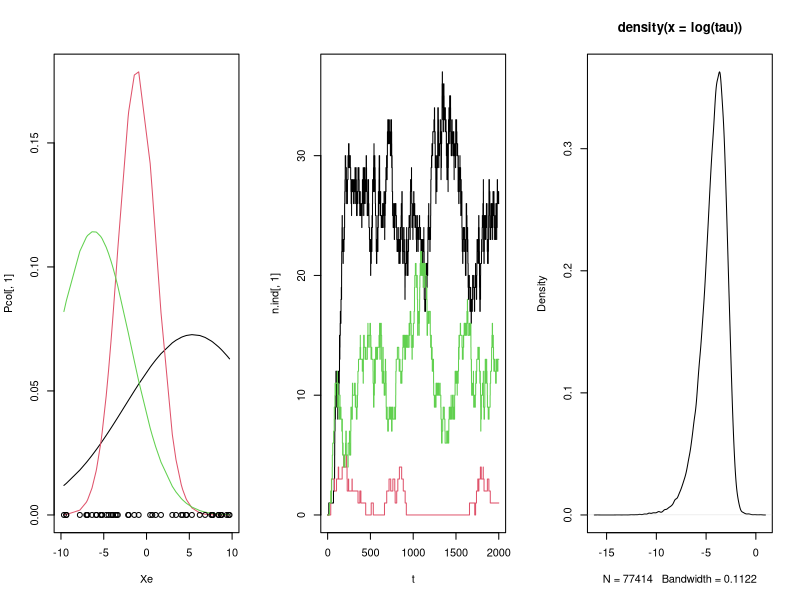

The R source for this figure:
# plants on grid, reproduce with rate r, die rate d
rm(list=ls())
r <- 1 # reproductive rate
d <- .01 # death rate
c <- .01 # colonization rate for empty cells
cells <- 50 # number of habitat patches

# establish environmental conditions for each cell
Emin <- -10
Emax <- 10
Xe <- sort(runif(cells, Emin, Emax))

H <- 3 # number of host species
sig.h <- runif(H, 1, 10) # host niche breadth
ERmin <- Emin
ERmax <- Emax
mu.h <- runif(H, ERmin, ERmax) # host optima
sigma.h <- rep(sig.h, H) # runif(P, 1, 10) # parasite niche width

# calculate host Z
hZ <- rep(NA, H)
for (i in 1:H){
  integrand <- function(Xe) {
    exp(-((Xe - mu.h[i]) ^ 2) / (2 * sigma.h[i] ^ 2))
  }
  res <- integrate(integrand, lower=ERmin, upper=ERmax)
  hZ[i] <- 1 / res$value
}

# host probability of establishment
Pcol <- array(dim=c(cells, H))
for (i in 1:H){
  for (j in 1:cells){
    Pcol[j, i] <- hZ[i] * exp(-((Xe[j] - mu.h[i]) ^ 2) / (2 * sigma.h[i] ^ 2))
  }
}

par(mfrow=c(1, 3))
plot(Xe, Pcol[, 1], xlim=c(ERmin, ERmax), 
     ylim=c(0, max(Pcol)), 
     type="l")
for (i in 2:H){
  lines(Xe, Pcol[, i], col=i)
}
points(x=Xe, y=rep(0, length(Xe)))
# store parasite niche data
host.species <- rep(1:H, each=cells)
environmental.condition <- rep(Xe, H)
Pr.estab <- c(Pcol)
hniche.d <- data.frame(host.species, environmental.condition, Pr.estab)

maxt <- 2000
t <- 0

X <- rep(0, cells)

# set initial condition
# X[sample(1:cells, size=1)] <- 1

t.int <- 1
n.ind <- array(0, dim=c(1, H))
tau <- NULL

pars <- c(r = r, d = d, c = c, cells = cells, H=H)

# Rate function
ratefun <- function(X, params){
  with(c(as.list(params)),
       list(
         birth = ifelse(X > 0, r, 0),
         death = ifelse(X > 0, d, 0),
         colon = rep(c * H, cells))
       )
}

# agent-based model step function
ABMstep <- function(state, action, cell, H, Pcol){
  counter <- 0
  if (action == "birth"){
    # find cell to disperse to
    disp.cell <- sample(1:cells, size=1)
    if (state[disp.cell] == 0){
      success <- rbinom(1, 1, prob = Pcol[disp.cell, state[cell]])
      state[disp.cell] <- state[disp.cell] + ifelse(success == 1, state[cell], 0)
      counter <- counter + success
    }
  }
  if (action == "death"){
    state[cell] <- 0
    counter <- counter + 1
  }
  if (action == "colon"){
    if (state[cell] == 0){
      spnum <- sample(1:H, 1)
      success <- rbinom(1, 1, prob = Pcol[cell, spnum])
      state[cell] <- ifelse(success == 1, spnum, 0)
      counter <- counter + success
    }
  }
  return(list(state=state, counter = counter))
}

ntrans <- 3 * cells
transctr <- rep(0, ntrans) # transition counter

while(t[t.int] < maxt){
  ratelist <- ratefun(X, pars)
  rates <- unlist(ratelist)
  rnames <- rep(names(ratelist), times=c(cells, cells, cells * H))
  ntrans <- length(rates)
  tot.rates <- sum(rates)
  tau[t.int] <- rexp(1, tot.rates)
  event <- sample((1:ntrans)[rates > 0], 
                  size=1, 
                  prob = rates[rates > 0])
  f_name <- names(rates[event])
  event_type <- rnames[event]
  cell_num <- event - cells * (which(names(ratelist) == event_type) - 1)
  
  # carry out action on chosen cell
  nextstep <- ABMstep(X, event_type, cell_num, H, Pcol)
  X <- nextstep$state
  transctr[event] <- transctr[event] + nextstep$counter

  # update time
  t.int <- t.int + 1
  t[t.int] <- t[t.int - 1] + tau[t.int-1]
  n.ind <- rbind(n.ind, tabulate(X, nbins=H))
}

plot(t, n.ind[, 1], type="l", ylim=c(0, max(n.ind)))
for (i in 2:H){
  lines(t, n.ind[, i], col=i)
}
plot(density(log(tau)))
